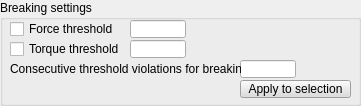
  <widget class="QGroupBox" name="groupBox_3">
   <property name="geometry">
    <rect>
     <x>10</x>
     <y>190</y>
     <width>361</width>
     <height>106</height>
    </rect>
   </property>
   <property name="title">
    <string>Breaking settings</string>
   </property>
   <property name="flat">
    <bool>true</bool>
   </property>
   <widget class="QCheckBox" name="qqForceThresholdEnable">
    <property name="geometry">
     <rect>
      <x>10</x>
      <y>20</y>
      <width>121</width>
      <height>18</height>
     </rect>
    </property>
    <property name="focusPolicy">
     <enum>Qt::StrongFocus</enum>
    </property>
    <property name="text">
     <string>Force threshold</string>
    </property>
   </widget>
   <widget class="QLineEdit" name="qqForceThreshold">
    <property name="geometry">
     <rect>
      <x>130</x>
      <y>20</y>
      <width>56</width>
      <height>18</height>
     </rect>
    </property>
   </widget>
   <widget class="QCheckBox" name="qqTorqueThresholdEnable">
    <property name="geometry">
     <rect>
      <x>10</x>
      <y>40</y>
      <width>121</width>
      <height>18</height>
     </rect>
    </property>
    <property name="focusPolicy">
     <enum>Qt::StrongFocus</enum>
    </property>
    <property name="text">
     <string>Torque threshold</string>
    </property>
   </widget>
   <widget class="QLineEdit" name="qqTorqueThreshold">
    <property name="geometry">
     <rect>
      <x>130</x>
      <y>40</y>
      <width>56</width>
      <height>18</height>
     </rect>
    </property>
   </widget>
   <widget class="QLineEdit" name="qqViolationCount">
    <property name="geometry">
     <rect>
      <x>240</x>
      <y>60</y>
      <width>56</width>
      <height>18</height>
     </rect>
    </property>
   </widget>
   <widget class="QLabel" name="label_3">
    <property name="geometry">
     <rect>
      <x>10</x>
      <y>60</y>
      <width>231</width>
      <height>18</height>
     </rect>
    </property>
    <property name="text">
     <string>Consecutive threshold violations for breaking</string>
    </property>
   </widget>
   <widget class="QToolButton" name="qqApplyBreaking">
    <property name="geometry">
     <rect>
      <x>240</x>
      <y>80</y>
      <width>111</width>
      <height>18</height>
     </rect>
    </property>
    <property name="palette">
     <palette>
      <active>
       <colorrole role="WindowText">
        <brush brushstyle="SolidPattern">
         <color alpha="255">
          <red>0</red>
          <green>0</green>
          <blue>0</blue>
         </color>
        </brush>
       </colorrole>
       <colorrole role="Button">
        <brush brushstyle="SolidPattern">
         <color alpha="255">
          <red>220</red>
          <green>220</green>
          <blue>220</blue>
         </color>
        </brush>
       </colorrole>
       <colorrole role="Light">
        <brush brushstyle="SolidPattern">
         <color alpha="255">
          <red>255</red>
          <green>255</green>
          <blue>255</blue>
         </color>
        </brush>
       </colorrole>
       <colorrole role="Midlight">
        <brush brushstyle="SolidPattern">
         <color alpha="255">
          <red>237</red>
          <green>237</green>
          <blue>237</blue>
         </color>
        </brush>
       </colorrole>
       <colorrole role="Dark">
        <brush brushstyle="SolidPattern">
         <color alpha="255">
          <red>110</red>
          <green>110</green>
          <blue>110</blue>
         </color>
        </brush>
       </colorrole>
       <colorrole role="Mid">
        <brush brushstyle="SolidPattern">
         <color alpha="255">
          <red>147</red>
          <green>147</green>
          <blue>147</blue>
         </color>
        </brush>
       </colorrole>
       <colorrole role="Text">
        <brush brushstyle="SolidPattern">
         <color alpha="255">
          <red>0</red>
          <green>0</green>
          <blue>0</blue>
         </color>
        </brush>
       </colorrole>
       <colorrole role="BrightText">
        <brush brushstyle="SolidPattern">
         <color alpha="255">
          <red>255</red>
          <green>255</green>
          <blue>255</blue>
         </color>
        </brush>
       </colorrole>
       <colorrole role="ButtonText">
        <brush brushstyle="SolidPattern">
         <color alpha="255">
          <red>0</red>
          <green>0</green>
          <blue>0</blue>
         </color>
        </brush>
       </colorrole>
       <colorrole role="Base">
        <brush brushstyle="SolidPattern">
         <color alpha="255">
          <red>255</red>
          <green>255</green>
          <blue>255</blue>
         </color>
        </brush>
       </colorrole>
       <colorrole role="Window">
        <brush brushstyle="SolidPattern">
         <color alpha="255">
          <red>220</red>
          <green>220</green>
          <blue>220</blue>
         </color>
        </brush>
       </colorrole>
       <colorrole role="Shadow">
        <brush brushstyle="SolidPattern">
         <color alpha="255">
          <red>0</red>
          <green>0</green>
          <blue>0</blue>
         </color>
        </brush>
       </colorrole>
       <colorrole role="AlternateBase">
        <brush brushstyle="SolidPattern">
         <color alpha="255">
          <red>237</red>
          <green>237</green>
          <blue>237</blue>
         </color>
        </brush>
       </colorrole>
       <colorrole role="ToolTipBase">
        <brush brushstyle="SolidPattern">
         <color alpha="255">
          <red>255</red>
          <green>255</green>
          <blue>220</blue>
         </color>
        </brush>
       </colorrole>
       <colorrole role="ToolTipText">
        <brush brushstyle="SolidPattern">
         <color alpha="255">
          <red>0</red>
          <green>0</green>
          <blue>0</blue>
         </color>
        </brush>
       </colorrole>
      </active>
      <inactive>
       <colorrole role="WindowText">
        <brush brushstyle="SolidPattern">
         <color alpha="255">
          <red>0</red>
          <green>0</green>
          <blue>0</blue>
         </color>
        </brush>
       </colorrole>
       <colorrole role="Button">
        <brush brushstyle="SolidPattern">
         <color alpha="255">
          <red>220</red>
          <green>220</green>
          <blue>220</blue>
         </color>
        </brush>
       </colorrole>
       <colorrole role="Light">
        <brush brushstyle="SolidPattern">
         <color alpha="255">
          <red>255</red>
          <green>255</green>
          <blue>255</blue>
         </color>
        </brush>
       </colorrole>
       <colorrole role="Midlight">
        <brush brushstyle="SolidPattern">
         <color alpha="255">
          <red>237</red>
          <green>237</green>
          <blue>237</blue>
         </color>
        </brush>
       </colorrole>
       <colorrole role="Dark">
        <brush brushstyle="SolidPattern">
         <color alpha="255">
          <red>110</red>
          <green>110</green>
          <blue>110</blue>
         </color>
        </brush>
       </colorrole>
       <colorrole role="Mid">
        <brush brushstyle="SolidPattern">
         <color alpha="255">
          <red>147</red>
          <green>147</green>
          <blue>147</blue>
         </color>
        </brush>
       </colorrole>
       <colorrole role="Text">
        <brush brushstyle="SolidPattern">
         <color alpha="255">
          <red>0</red>
          <green>0</green>
          <blue>0</blue>
         </color>
        </brush>
       </colorrole>
       <colorrole role="BrightText">
        <brush brushstyle="SolidPattern">
         <color alpha="255">
          <red>255</red>
          <green>255</green>
          <blue>255</blue>
         </color>
        </brush>
       </colorrole>
       <colorrole role="ButtonText">
        <brush brushstyle="SolidPattern">
         <color alpha="255">
          <red>0</red>
          <green>0</green>
          <blue>0</blue>
         </color>
        </brush>
       </colorrole>
       <colorrole role="Base">
        <brush brushstyle="SolidPattern">
         <color alpha="255">
          <red>255</red>
          <green>255</green>
          <blue>255</blue>
         </color>
        </brush>
       </colorrole>
       <colorrole role="Window">
        <brush brushstyle="SolidPattern">
         <color alpha="255">
          <red>220</red>
          <green>220</green>
          <blue>220</blue>
         </color>
        </brush>
       </colorrole>
       <colorrole role="Shadow">
        <brush brushstyle="SolidPattern">
         <color alpha="255">
          <red>0</red>
          <green>0</green>
          <blue>0</blue>
         </color>
        </brush>
       </colorrole>
       <colorrole role="AlternateBase">
        <brush brushstyle="SolidPattern">
         <color alpha="255">
          <red>237</red>
          <green>237</green>
          <blue>237</blue>
         </color>
        </brush>
       </colorrole>
       <colorrole role="ToolTipBase">
        <brush brushstyle="SolidPattern">
         <color alpha="255">
          <red>255</red>
          <green>255</green>
          <blue>220</blue>
         </color>
        </brush>
       </colorrole>
       <colorrole role="ToolTipText">
        <brush brushstyle="SolidPattern">
         <color alpha="255">
          <red>0</red>
          <green>0</green>
          <blue>0</blue>
         </color>
        </brush>
       </colorrole>
      </inactive>
      <disabled>
       <colorrole role="WindowText">
        <brush brushstyle="SolidPattern">
         <color alpha="255">
          <red>110</red>
          <green>110</green>
          <blue>110</blue>
         </color>
        </brush>
       </colorrole>
       <colorrole role="Button">
        <brush brushstyle="SolidPattern">
         <color alpha="255">
          <red>220</red>
          <green>220</green>
          <blue>220</blue>
         </color>
        </brush>
       </colorrole>
       <colorrole role="Light">
        <brush brushstyle="SolidPattern">
         <color alpha="255">
          <red>255</red>
          <green>255</green>
          <blue>255</blue>
         </color>
        </brush>
       </colorrole>
       <colorrole role="Midlight">
        <brush brushstyle="SolidPattern">
         <color alpha="255">
          <red>237</red>
          <green>237</green>
          <blue>237</blue>
         </color>
        </brush>
       </colorrole>
       <colorrole role="Dark">
        <brush brushstyle="SolidPattern">
         <color alpha="255">
          <red>110</red>
          <green>110</green>
          <blue>110</blue>
         </color>
        </brush>
       </colorrole>
       <colorrole role="Mid">
        <brush brushstyle="SolidPattern">
         <color alpha="255">
          <red>147</red>
          <green>147</green>
          <blue>147</blue>
         </color>
        </brush>
       </colorrole>
       <colorrole role="Text">
        <brush brushstyle="SolidPattern">
         <color alpha="255">
          <red>110</red>
          <green>110</green>
          <blue>110</blue>
         </color>
        </brush>
       </colorrole>
       <colorrole role="BrightText">
        <brush brushstyle="SolidPattern">
         <color alpha="255">
          <red>255</red>
          <green>255</green>
          <blue>255</blue>
         </color>
        </brush>
       </colorrole>
       <colorrole role="ButtonText">
        <brush brushstyle="SolidPattern">
         <color alpha="255">
          <red>110</red>
          <green>110</green>
          <blue>110</blue>
         </color>
        </brush>
       </colorrole>
       <colorrole role="Base">
        <brush brushstyle="SolidPattern">
         <color alpha="255">
          <red>220</red>
          <green>220</green>
          <blue>220</blue>
         </color>
        </brush>
       </colorrole>
       <colorrole role="Window">
        <brush brushstyle="SolidPattern">
         <color alpha="255">
          <red>220</red>
          <green>220</green>
          <blue>220</blue>
         </color>
        </brush>
       </colorrole>
       <colorrole role="Shadow">
        <brush brushstyle="SolidPattern">
         <color alpha="255">
          <red>0</red>
          <green>0</green>
          <blue>0</blue>
         </color>
        </brush>
       </colorrole>
       <colorrole role="AlternateBase">
        <brush brushstyle="SolidPattern">
         <color alpha="255">
          <red>220</red>
          <green>220</green>
          <blue>220</blue>
         </color>
        </brush>
       </colorrole>
       <colorrole role="ToolTipBase">
        <brush brushstyle="SolidPattern">
         <color alpha="255">
          <red>255</red>
          <green>255</green>
          <blue>220</blue>
         </color>
        </brush>
       </colorrole>
       <colorrole role="ToolTipText">
        <brush brushstyle="SolidPattern">
         <color alpha="255">
          <red>0</red>
          <green>0</green>
          <blue>0</blue>
         </color>
        </brush>
       </colorrole>
      </disabled>
     </palette>
    </property>
    <property name="focusPolicy">
     <enum>Qt::StrongFocus</enum>
    </property>
    <property name="text">
     <string>Apply to selection</string>
    </property>
   </widget>
  </widget>
